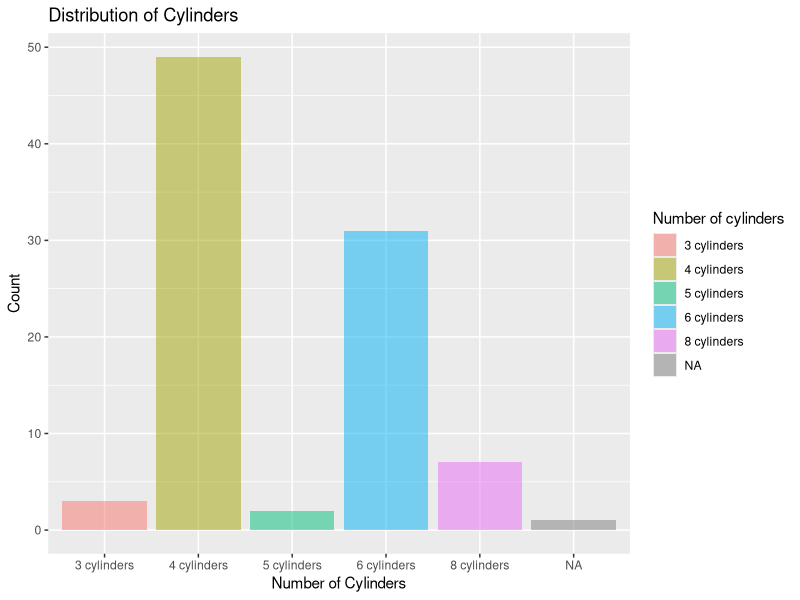
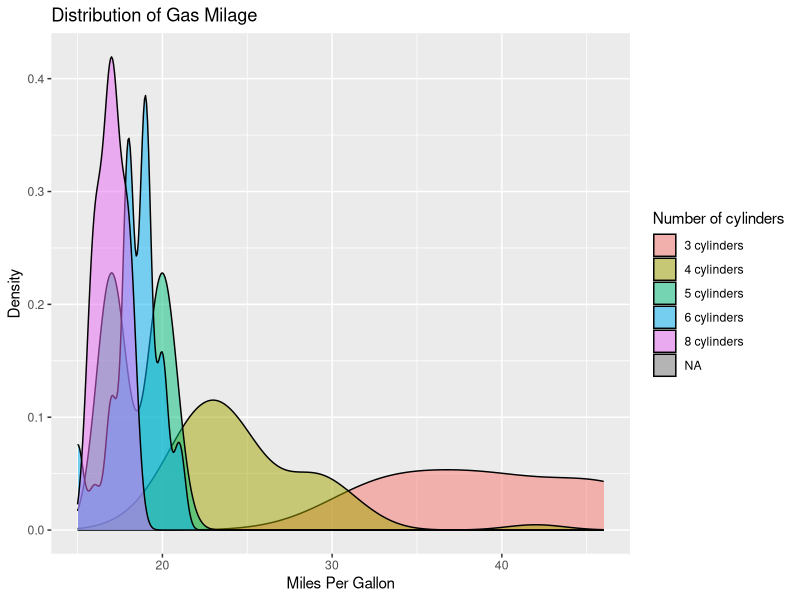
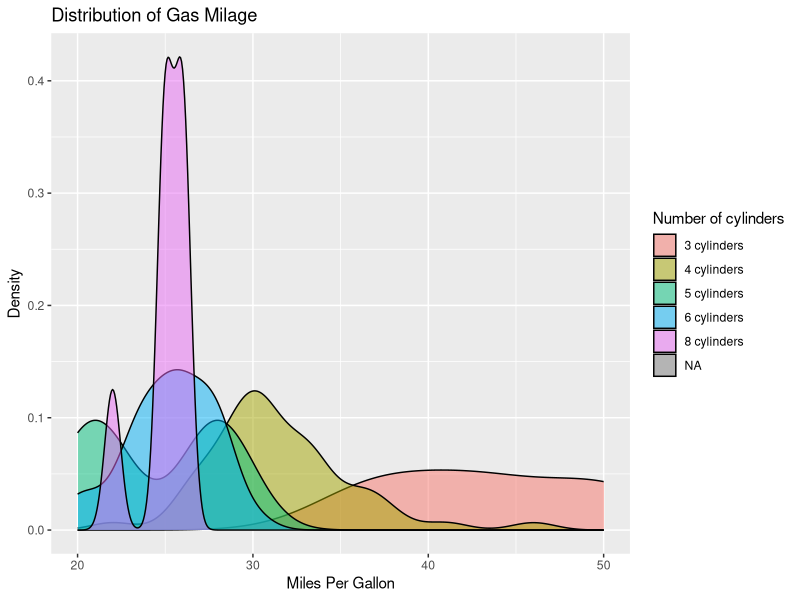
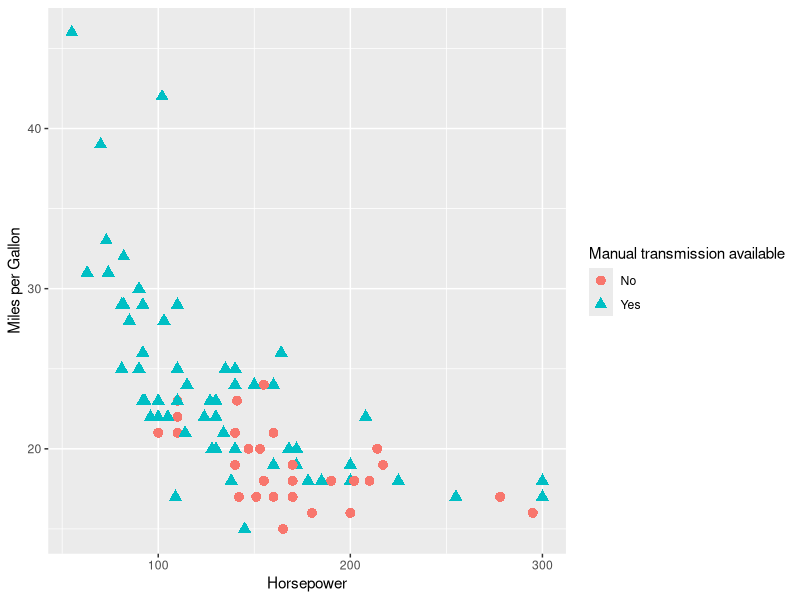
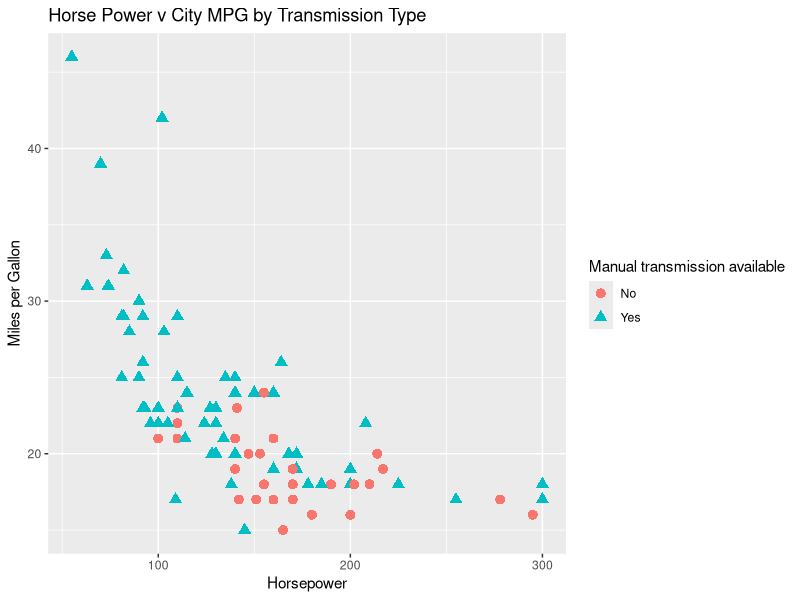
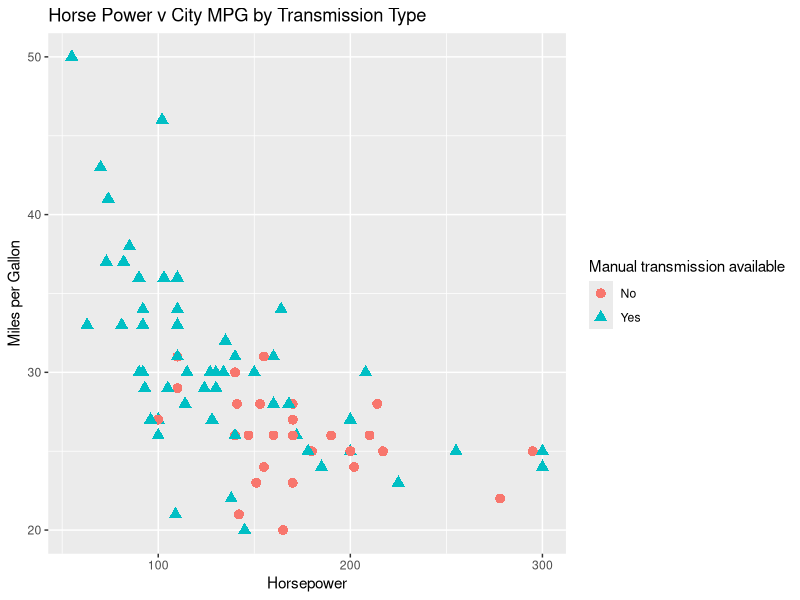
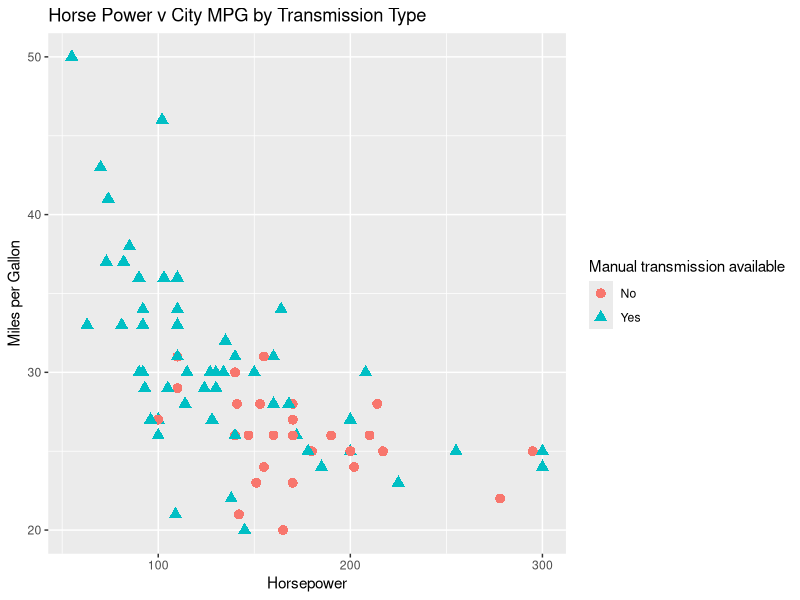
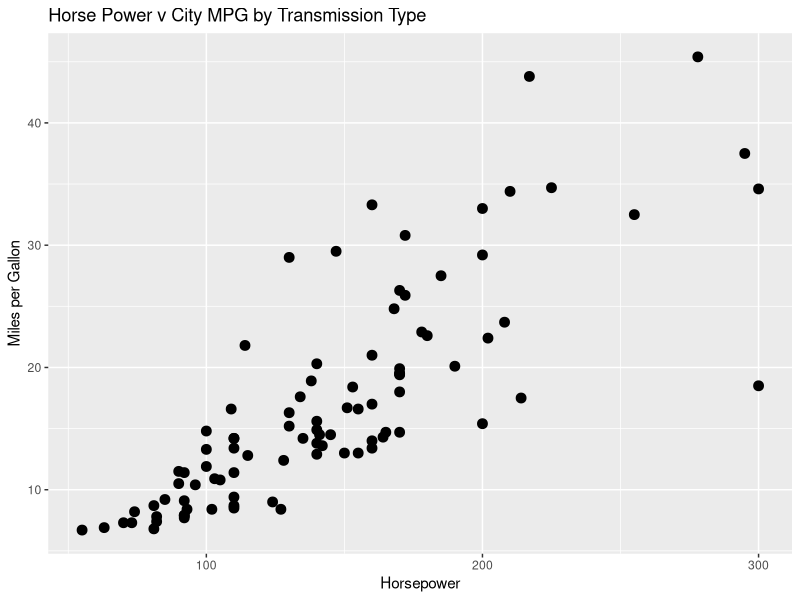

Write R code to recreate these figures, in order.

setwd(dir = "~/Desktop/Google Drive/SDSU/DA-Exam-2017/")

list.files(getwd())
# ggplot2 examples
library(readr)
library(dplyr)
options(dplyr.width = Inf)

library(ggplot2) 

df <- read_csv(file = "df.csv")

glimpse(df)


## interesting fact: 1995 Mazda RX-7 doesn't have a conventional piston engine; It has two rotational things that act like a 6-cylinder engine.
sum(df$`Number of cylinders` == ".")
df[57, "Number of cylinders"] <- NA

## Chevy Corvette and Mazda RX-7 have NA for Rear seat room; no rear seats
df$`Rear seat room` <- as.numeric(df$`Rear seat room`)
df[is.na(df$`Rear seat room`),]

# create factors with value labels 
df$`Number of cylinders` <- factor(df$`Number of cylinders`, levels=c("3","4","5","6","8"),
                      labels=sapply(c("3","4","5","6","8"), function(x) paste(x, "cylinders"))) 

df$`Drive train type` <- factor(df$`Drive train type`, levels=c(0, 1, 2),
                                   labels=c("rear wheel drive", "front wheel drive", "all wheel drive"))


df$`Manual transmission available` <- factor(df$`Manual transmission available`, levels=c(0, 1),
                      labels=c("No", "Yes")) 

df$`Type` <- as.factor(df$Type)

df$`Air Bags standard` <- factor(df$`Air Bags standard`, levels=c(0, 1, 2),
                     labels=c("None","Driver only","Driver & passenger")) 


df$Domestic <- factor(df$Domestic, levels = c(0, 1), 
                      labels = c("non-US", "US"))


# grouped by number of gears (indicated by color)
df %>% group_by(`Number of cylinders`) %>% summarise(count = n())

## there are only two 5 cylinder engines
qplot(`Number of cylinders`, data=df, geom="bar", fill=`Number of cylinders`, alpha=I(.5), 
      main="Distribution of Cylinders", xlab="Number of Cylinders", 
      ylab="Count")




qplot(`City MPG`, data=df, geom="density", fill=`Number of cylinders`, alpha=I(.5), 
      main="Distribution of Gas Milage", xlab="Miles Per Gallon", 
      ylab="Density")



qplot(`Highway MPG`, data=df, geom="density", fill=`Number of cylinders`, alpha=I(.5), 
      main="Distribution of Gas Milage", xlab="Miles Per Gallon", 
      ylab="Density")


# Scatterplot of mpg vs. hp for each combination of gears and cylinders
# in each facet, transmittion type is represented by shape and color

qplot(x = `Horsepower`, y = `City MPG`, data=df, shape=`Manual transmission available`, 
      color = `Manual transmission available`,size=I(3),
      xlab="Horsepower", ylab="Miles per Gallon") 

qplot(x = `Horsepower`, y = `City MPG`, data=df, shape=`Manual transmission available`, 
      color = `Manual transmission available`, size=I(3),
      xlab="Horsepower", ylab="Miles per Gallon", main = "Horse Power v City MPG by Transmission Type") 


qplot(x = `Horsepower`, y = `Highway MPG`, data=df, shape=`Manual transmission available`, 
      color = `Manual transmission available`, size=I(3),
      xlab="Horsepower", ylab="Miles per Gallon", main = "Horse Power v City MPG by Transmission Type") 


qplot(x = `Horsepower`, y = `Highway MPG`, data=df, shape=`Manual transmission available`, 
      color = `Manual transmission available`, size=I(3),
      xlab="Horsepower", ylab="Miles per Gallon", main = "Horse Power v City MPG by Transmission Type") 



# Scatterplot of price vs. hp, am, mpg
qplot(x = `Horsepower`, y = `Minimum Price`, data=df, size=I(3),
      xlab="Horsepower", ylab="Miles per Gallon", main = "Horse Power v City MPG by Transmission Type") 

qplot(x = `Horsepower`, y = `Minimum Price`, data=df, shape=`Manual transmission available`, 
      color = `Manual transmission available`, size=I(3),
      xlab="Horsepower", ylab="Miles per Gallon", main = "Horse Power v City MPG by Transmission Type") 




qplot(x = `Horsepower`, y = `Midrange Price`, data=df, size=I(3),
      xlab="Horsepower", ylab="Miles per Gallon", main = "Horse Power v City MPG by Transmission Type") 

qplot(x = `Horsepower`, y = `Midrange Price`, data=df, shape=`Manual transmission available`, 
      color = `Manual transmission available`, size=I(3),
      xlab="Horsepower", ylab="Miles per Gallon", main = "Horse Power v City MPG by Transmission Type") 




qplot(x = `Horsepower`, y = `Maximum Price`, data=df, size=I(3),
      xlab="Horsepower", ylab="Miles per Gallon", main = "Horse Power v City MPG by Transmission Type") 

qplot(x = `Horsepower`, y = `Maximum Price`, data=df, shape=`Manual transmission available`, 
      color = `Manual transmission available`, size=I(3),
      xlab="Horsepower", ylab="Miles per Gallon", main = "Horse Power v City MPG by Transmission Type") 






qplot(x = `Engine size`, y = `Minimum Price`, data=df, size=I(3),
      xlab="Engine size", ylab="Minimum Price", main = "Engine size v Minimum Price by Transmission Type") 

qplot(x = `Engine size`, y = `Minimum Price`, data=df, shape=`Manual transmission available`, 
      color = `Manual transmission available`, size=I(3),
      xlab="Engine size", ylab="Minimum Price", main = "Engine size v Minimum Price by Transmission Type") 




qplot(x = `Engine size`, y = `Midrange Price`, data=df, size=I(3),
      xlab="Engine size", ylab="Midrange Price", main = "Engine size v Minimum Price by Transmission Type") 

qplot(x = `Engine size`, y = `Midrange Price`, data=df, shape=`Manual transmission available`, 
      color = `Manual transmission available`, size=I(3),
      xlab="Engine size", ylab="Midrange Price", main = "Engine size v Midrange Price by Transmission Type") 




qplot(x = `Engine size`, y = `Maximum Price`, data=df, size=I(3),
      xlab="Engine size", ylab="Max Price", main = "Engine size v Max Price by Transmission Type") 

qplot(x = `Engine size`, y = `Maximum Price`, data=df, shape=`Manual transmission available`, 
      color = `Manual transmission available`, size=I(3),
      xlab="Engine size", ylab="Max Price", main = "Engine size v Max Price by Transmission Type") 




# Separate regressions of mpg on weight for each number of cylinders
qplot(x = `Engine size`, y = `Horsepower`, data=df, size = I(3),
      color = `Manual transmission available`, shape = `Manual transmission available`, 
      main="Regression of Engine size on Horsepower", 
      xlab="Engine size", ylab="Horsepower")



qplot(x = `Engine size`, y = `Horsepower`, data=df, size = I(3),
      color = `Number of cylinders`, shape = `Number of cylinders`,
      main="Regression of Engine size on Horsepower", 
      xlab="Engine size", ylab="Horsepower")



qplot(x = `Engine size`, y = `Horsepower`, data=df, #geom=c("point", "smooth"), 
      #method="lm", formula=y~x, #color=`Number of cylinders`, 
      main="Regression of Engine size on Horsepower", 
      xlab="Engine size", ylab="Horsepower")




# Boxplots of mpg by number of gears 
# observations (points) are overlayed and jittered
qplot(gear, mpg, data=mtcars, geom=c("boxplot", "jitter"), 
      fill=gear, main="Mileage by Gear Number",
      xlab="", ylab="Miles per Gallon")


qplot(`Number of cylinders`, `City MPG`, data=df, geom="boxplot", 
      fill=`Number of cylinders`, main="MPG by Number of Cylinders",
      xlab="Cylinders", ylab="Miles per Gallon")


qplot(`Number of cylinders`, `City MPG`, data=df, geom=c("boxplot", "jitter"), 
      fill=`Number of cylinders`, main="MPG by Number of Cylinders",
      xlab="Cylinders", ylab="Miles per Gallon")




